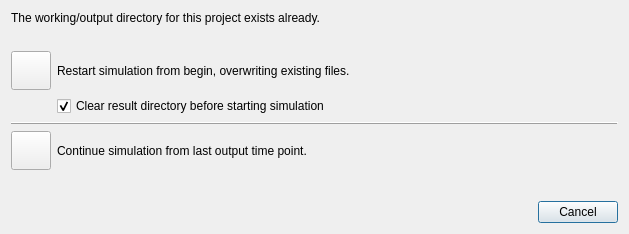
<?xml version="1.0" encoding="UTF-8"?>
<ui version="4.0">
 <class>SVSimulationRunRequestDialog</class>
 <widget class="QDialog" name="SVSimulationRunRequestDialog">
  <property name="geometry">
   <rect>
    <x>0</x>
    <y>0</y>
    <width>629</width>
    <height>234</height>
   </rect>
  </property>
  <property name="windowTitle">
   <string>Start Solver</string>
  </property>
  <layout class="QGridLayout" name="gridLayout" columnstretch="0,0">
   <item row="5" column="1">
    <widget class="QLabel" name="label_3">
     <property name="sizePolicy">
      <sizepolicy hsizetype="Expanding" vsizetype="Preferred">
       <horstretch>0</horstretch>
       <verstretch>0</verstretch>
      </sizepolicy>
     </property>
     <property name="text">
      <string>Continue simulation from last output time point.</string>
     </property>
     <property name="wordWrap">
      <bool>true</bool>
     </property>
    </widget>
   </item>
   <item row="3" column="1">
    <widget class="QCheckBox" name="checkBoxClearResultDir">
     <property name="text">
      <string>Clear result directory before starting simulation</string>
     </property>
     <property name="checked">
      <bool>true</bool>
     </property>
    </widget>
   </item>
   <item row="7" column="0" colspan="2">
    <widget class="QDialogButtonBox" name="buttonBox">
     <property name="standardButtons">
      <set>QDialogButtonBox::Cancel</set>
     </property>
    </widget>
   </item>
   <item row="2" column="0">
    <widget class="QToolButton" name="pushButtonStart">
     <property name="icon">
      <iconset resource="../resources/SIM-VICUS.qrc">
       <normaloff>:/gfx/actions/24x24/reload.png</normaloff>:/gfx/actions/24x24/reload.png</iconset>
     </property>
     <property name="iconSize">
      <size>
       <width>32</width>
       <height>32</height>
      </size>
     </property>
    </widget>
   </item>
   <item row="1" column="0">
    <spacer name="verticalSpacer_2">
     <property name="orientation">
      <enum>Qt::Vertical</enum>
     </property>
     <property name="sizeType">
      <enum>QSizePolicy::Fixed</enum>
     </property>
     <property name="sizeHint" stdset="0">
      <size>
       <width>20</width>
       <height>20</height>
      </size>
     </property>
    </spacer>
   </item>
   <item row="5" column="0">
    <widget class="QToolButton" name="pushButtonContinue">
     <property name="icon">
      <iconset resource="../resources/SIM-VICUS.qrc">
       <normaloff>:/gfx/actions/32x32/sim_start.png</normaloff>:/gfx/actions/32x32/sim_start.png</iconset>
     </property>
     <property name="iconSize">
      <size>
       <width>32</width>
       <height>32</height>
      </size>
     </property>
    </widget>
   </item>
   <item row="2" column="1">
    <widget class="QLabel" name="label_2">
     <property name="sizePolicy">
      <sizepolicy hsizetype="Expanding" vsizetype="Preferred">
       <horstretch>0</horstretch>
       <verstretch>0</verstretch>
      </sizepolicy>
     </property>
     <property name="text">
      <string>Restart simulation from begin, overwriting existing files.</string>
     </property>
     <property name="wordWrap">
      <bool>true</bool>
     </property>
    </widget>
   </item>
   <item row="6" column="0">
    <spacer name="verticalSpacer">
     <property name="orientation">
      <enum>Qt::Vertical</enum>
     </property>
     <property name="sizeHint" stdset="0">
      <size>
       <width>20</width>
       <height>40</height>
      </size>
     </property>
    </spacer>
   </item>
   <item row="0" column="0" colspan="2">
    <widget class="QLabel" name="label">
     <property name="text">
      <string>The working/output directory for this project exists already.</string>
     </property>
    </widget>
   </item>
   <item row="4" column="0" colspan="2">
    <widget class="QFrame" name="frame">
     <property name="frameShape">
      <enum>QFrame::HLine</enum>
     </property>
     <property name="frameShadow">
      <enum>QFrame::Raised</enum>
     </property>
    </widget>
   </item>
  </layout>
 </widget>
 <tabstops>
  <tabstop>pushButtonStart</tabstop>
  <tabstop>checkBoxClearResultDir</tabstop>
  <tabstop>pushButtonContinue</tabstop>
 </tabstops>
 <resources>
  <include location="../resources/SIM-VICUS.qrc"/>
 </resources>
 <connections>
  <connection>
   <sender>buttonBox</sender>
   <signal>rejected()</signal>
   <receiver>SVSimulationRunRequestDialog</receiver>
   <slot>reject()</slot>
   <hints>
    <hint type="sourcelabel">
     <x>574</x>
     <y>211</y>
    </hint>
    <hint type="destinationlabel">
     <x>576</x>
     <y>254</y>
    </hint>
   </hints>
  </connection>
 </connections>
</ui>
